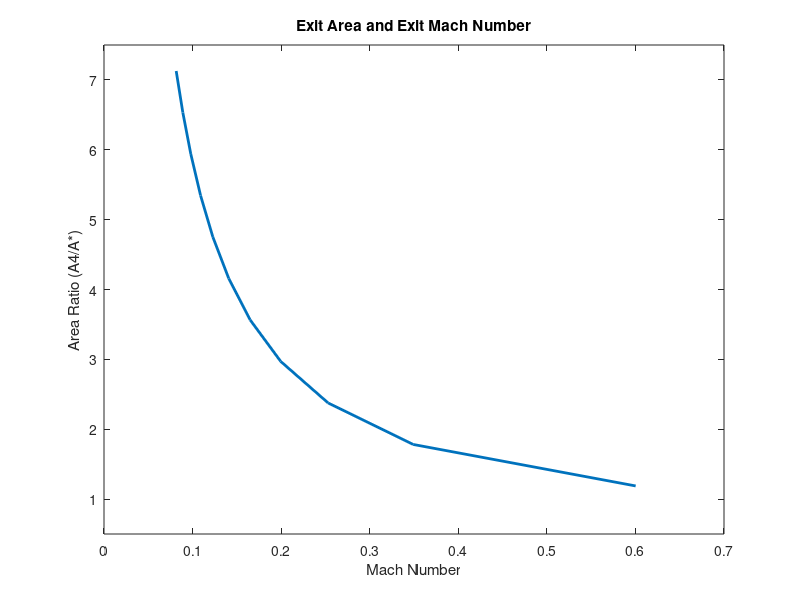

Write MATLAB code to recreate this figure.
clear
clc
close

aS = 0.8418;
a4 = 1:0.5:6;

ratio = a4/aS;
mach = [ 0.60025348, 0.34909868, 0.25305104,  0.19955547, 0.16505258,  0.14084836,  0.12289576,  0.10902919,  0.09799204,  0.08899501,  0.08151607];

plot(mach,ratio, 'LineWidth',2)
xlabel('Mach Number')
ylabel('Area Ratio (A4/A*)')
ylim([0.5,7.5])
title('Exit Area and Exit Mach Number')
